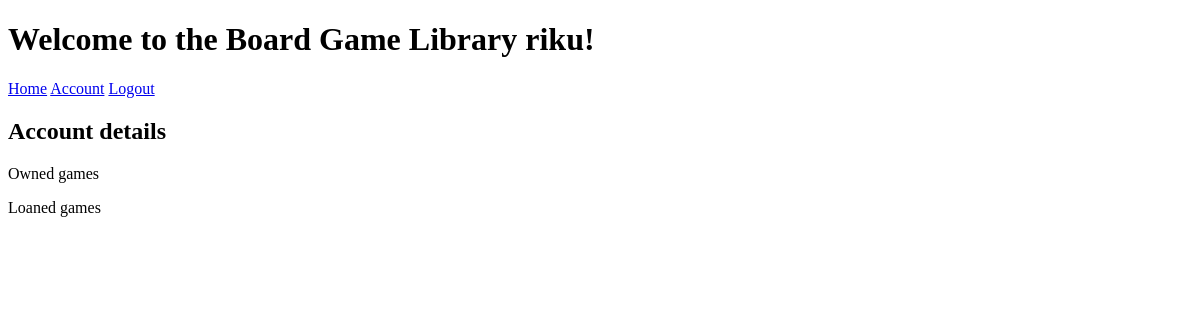
The app's page /account (signed in), older data.
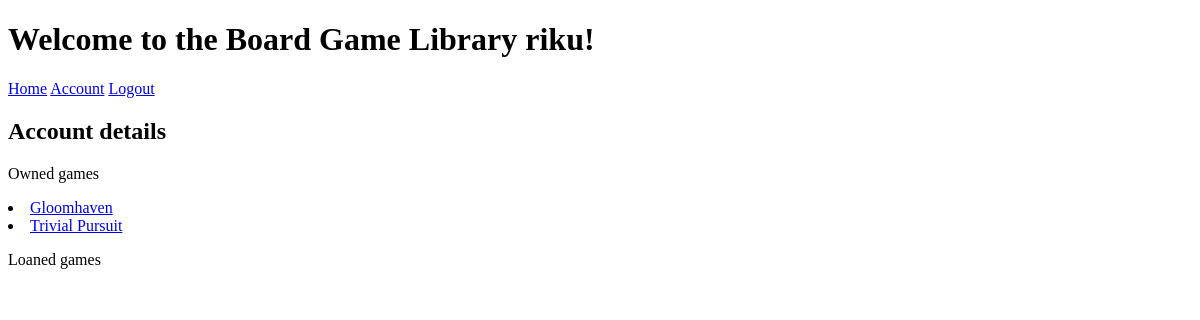
The same page, newer data.
### app_app/models.py (models this page shows, shortened)
class BoardGame(models.Model):
    name = models.CharField(max_length=100)
    genre = models.CharField(max_length=100, default='none')
    owner = models.ForeignKey(User, on_delete=models.CASCADE, related_name='owned_games')
    available = models.BooleanField(default=True)
    loaned_to = models.ForeignKey(User, null=True, blank=True, on_delete=models.SET_NULL, related_name='loaned_games')
    date_added = models.DateTimeField(default=timezone.now)
    class Meta:
        verbose_name = 'Board game'

### app_app/views.py (the view)
# urls.py: path('account', views.account, name='account'),
@login_required
def account(request):
    user = request.user
    owned_games = BoardGame.objects.filter(owner = user)
    loaned_games = BoardGame.objects.filter(loaned_to = user)
    reviews = BoardGameReview.objects.filter(owner = user)
    context = {'owned_games': owned_games, 'loaned_games': loaned_games, 'reviews': reviews}
    return render(request, 'account.html', context)

### app_app/templates/account.html (shortened to what this page needs)
{% extends 'base.html' %}
{% block content %}
    <h2>Account details</h2>
    <p>Owned games</p>
    {% for game in owned_games %}
        <li><a href="{% url 'board_game_detail' game.id %}">{{ game.name }}</a></li>
    {% endfor %}
    <p>Loaned games</p>
{% endblock %}

Row changes from the older to the newer data that the page shows:
added BoardGame: name "Gloomhaven"
added BoardGame: name "Trivial Pursuit"
